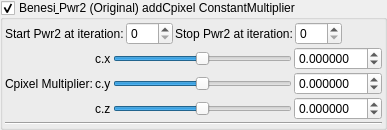
    <widget class="MyGroupBox" name="groupCheck_transf_addCpixel_enabled">
     <property name="toolTip">
      <string>&lt;html&gt;&lt;head/&gt;&lt;body&gt;&lt;p&gt;Cpixel is CVector3 c = ( c.x, c.y, c.z). It is each original point (pixel) in 3D space where the iteration starts from, ( c = original z for each point .) It is commonly found in formula structures z = f(z) + c.&lt;/p&gt;&lt;p&gt;The Cpixel multiplier effectively scales this point &amp;quot;c&amp;quot;.&lt;/p&gt;&lt;p&gt;In this formula the c.y and c.z components of &amp;quot;CVector3 c&amp;quot; are swapped before being multiplied by &amp;quot;CVector3 z&amp;quot; components.&lt;br/&gt;&lt;/p&gt;&lt;/body&gt;&lt;/html&gt;</string>
     </property>
     <property name="title">
      <string>Benesi&amp; Pwr2 (Original) addCpixel ConstantMultiplier</string>
     </property>
     <property name="checkable">
      <bool>true</bool>
     </property>
     <layout class="QVBoxLayout" name="verticalLayout_51">
      <property name="spacing">
       <number>2</number>
      </property>
      <property name="leftMargin">
       <number>2</number>
      </property>
      <property name="topMargin">
       <number>2</number>
      </property>
      <property name="rightMargin">
       <number>2</number>
      </property>
      <property name="bottomMargin">
       <number>2</number>
      </property>
      <item>
       <layout class="QGridLayout" name="gridLayout_67">
        <property name="spacing">
         <number>2</number>
        </property>
        <item row="1" column="5">
         <spacer name="horizontalSpacer_39">
          <property name="orientation">
           <enum>Qt::Horizontal</enum>
          </property>
          <property name="sizeHint" stdset="0">
           <size>
            <width>40</width>
            <height>20</height>
           </size>
          </property>
         </spacer>
        </item>
        <item row="1" column="2">
         <widget class="QLabel" name="label_254">
          <property name="text">
           <string>Stop Pwr2 at iteration:</string>
          </property>
         </widget>
        </item>
        <item row="1" column="3">
         <widget class="MySpinBox" name="spinboxInt_transf_stop_iterations_F">
          <property name="sizePolicy">
           <sizepolicy hsizetype="Minimum" vsizetype="Maximum">
            <horstretch>0</horstretch>
            <verstretch>0</verstretch>
           </sizepolicy>
          </property>
          <property name="maximum">
           <number>999</number>
          </property>
         </widget>
        </item>
        <item row="1" column="1">
         <widget class="MySpinBox" name="spinboxInt_transf_start_iterations_F">
          <property name="sizePolicy">
           <sizepolicy hsizetype="Minimum" vsizetype="Maximum">
            <horstretch>0</horstretch>
            <verstretch>0</verstretch>
           </sizepolicy>
          </property>
          <property name="maximum">
           <number>999</number>
          </property>
         </widget>
        </item>
        <item row="1" column="0">
         <widget class="QLabel" name="label_255">
          <property name="text">
           <string>Start Pwr2 at iteration:</string>
          </property>
         </widget>
        </item>
       </layout>
      </item>
      <item>
       <layout class="QGridLayout" name="gridLayout_24">
        <property name="spacing">
         <number>2</number>
        </property>
        <item row="1" column="0">
         <widget class="QLabel" name="label_129">
          <property name="text">
           <string>Cpixel Multiplier:</string>
          </property>
         </widget>
        </item>
        <item row="1" column="3">
         <widget class="MyDoubleSpinBox" name="spinbox3_transf_constant_multiplierA_100_y">
          <property name="sizePolicy">
           <sizepolicy hsizetype="Minimum" vsizetype="Maximum">
            <horstretch>0</horstretch>
            <verstretch>0</verstretch>
           </sizepolicy>
          </property>
          <property name="decimals">
           <number>6</number>
          </property>
          <property name="minimum">
           <double>-99.989999999999995</double>
          </property>
          <property name="maximum">
           <double>99.989999999999995</double>
          </property>
          <property name="singleStep">
           <double>0.100000000000000</double>
          </property>
         </widget>
        </item>
        <item row="1" column="1">
         <widget class="QLabel" name="label_130">
          <property name="text">
           <string notr="true">c.y</string>
          </property>
         </widget>
        </item>
        <item row="0" column="1">
         <widget class="QLabel" name="label_131">
          <property name="text">
           <string notr="true">c.x</string>
          </property>
         </widget>
        </item>
        <item row="2" column="2">
         <widget class="QSlider" name="slider3_transf_constant_multiplierA_100_z">
          <property name="sizePolicy">
           <sizepolicy hsizetype="Expanding" vsizetype="Maximum">
            <horstretch>0</horstretch>
            <verstretch>0</verstretch>
           </sizepolicy>
          </property>
          <property name="minimum">
           <number>-5000000</number>
          </property>
          <property name="maximum">
           <number>5000000</number>
          </property>
          <property name="orientation">
           <enum>Qt::Horizontal</enum>
          </property>
         </widget>
        </item>
        <item row="2" column="1">
         <widget class="QLabel" name="label_132">
          <property name="text">
           <string notr="true">c.z</string>
          </property>
         </widget>
        </item>
        <item row="0" column="3">
         <widget class="MyDoubleSpinBox" name="spinbox3_transf_constant_multiplierA_100_x">
          <property name="sizePolicy">
           <sizepolicy hsizetype="Minimum" vsizetype="Maximum">
            <horstretch>0</horstretch>
            <verstretch>0</verstretch>
           </sizepolicy>
          </property>
          <property name="prefix">
           <string/>
          </property>
          <property name="decimals">
           <number>6</number>
          </property>
          <property name="minimum">
           <double>-99.989999999999995</double>
          </property>
          <property name="singleStep">
           <double>0.100000000000000</double>
          </property>
         </widget>
        </item>
        <item row="0" column="2">
         <widget class="QSlider" name="slider3_transf_constant_multiplierA_100_x">
          <property name="sizePolicy">
           <sizepolicy hsizetype="Expanding" vsizetype="Maximum">
            <horstretch>0</horstretch>
            <verstretch>0</verstretch>
           </sizepolicy>
          </property>
          <property name="minimum">
           <number>-5000000</number>
          </property>
          <property name="maximum">
           <number>5000000</number>
          </property>
          <property name="orientation">
           <enum>Qt::Horizontal</enum>
          </property>
         </widget>
        </item>
        <item row="1" column="2">
         <widget class="QSlider" name="slider3_transf_constant_multiplierA_100_y">
          <property name="sizePolicy">
           <sizepolicy hsizetype="Expanding" vsizetype="Maximum">
            <horstretch>0</horstretch>
            <verstretch>0</verstretch>
           </sizepolicy>
          </property>
          <property name="minimum">
           <number>-5000000</number>
          </property>
          <property name="maximum">
           <number>5000000</number>
          </property>
          <property name="orientation">
           <enum>Qt::Horizontal</enum>
          </property>
         </widget>
        </item>
        <item row="2" column="3">
         <widget class="MyDoubleSpinBox" name="spinbox3_transf_constant_multiplierA_100_z">
          <property name="sizePolicy">
           <sizepolicy hsizetype="Minimum" vsizetype="Maximum">
            <horstretch>0</horstretch>
            <verstretch>0</verstretch>
           </sizepolicy>
          </property>
          <property name="decimals">
           <number>6</number>
          </property>
          <property name="minimum">
           <double>-99.989999999999995</double>
          </property>
          <property name="maximum">
           <double>99.989999999999995</double>
          </property>
          <property name="singleStep">
           <double>0.100000000000000</double>
          </property>
         </widget>
        </item>
        <item row="3" column="0" colspan="4">
         <widget class="Line" name="line_31">
          <property name="orientation">
           <enum>Qt::Horizontal</enum>
          </property>
         </widget>
        </item>
       </layout>
      </item>
     </layout>
    </widget>
